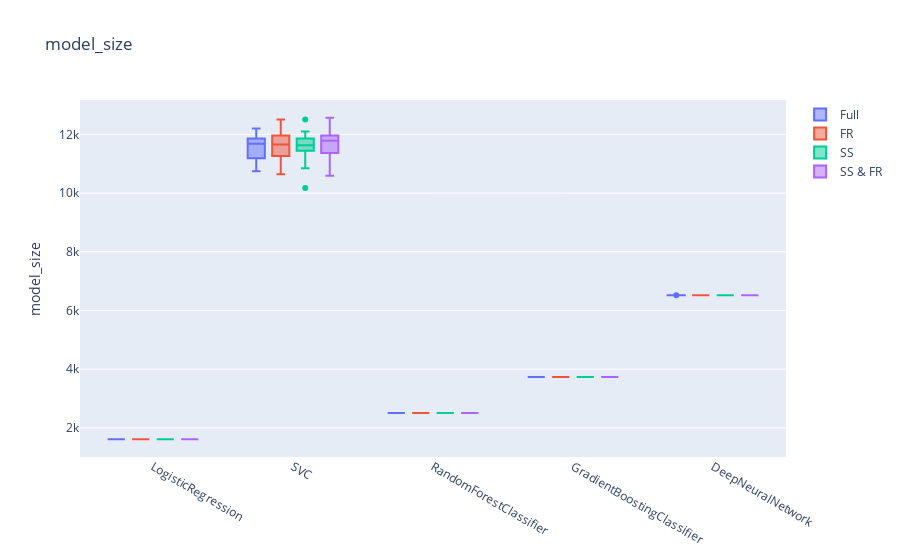

Notebook source saved alongside this figure:
### Code cell
make_plots('model_size')

### Figure 1 — Plotly figure (JSON) as saved in the notebook; plotly's stock layout.template omitted (floating-point values rounded to 4 significant figures)
{"data": [{"name": "Full", "type": "box", "x": ["LogisticRegression", "LogisticRegression", "LogisticRegression", "LogisticRegression", "LogisticRegression", "LogisticRegression", "LogisticRegression", "LogisticRegression", "LogisticRegression", "LogisticRegression", "LogisticRegression", "LogisticRegression", "LogisticRegression", "LogisticRegression", "LogisticRegression", "LogisticRegression", "LogisticRegression", "LogisticRegression", "LogisticRegression", "LogisticRegression", "SVC", "SVC", "SVC", "SVC", "SVC", "SVC", "SVC", "SVC", "SVC", "SVC", "SVC", "SVC", "SVC", "SVC", "SVC", "SVC", "SVC", "SVC", "SVC", "SVC", "RandomForestClassifier", "RandomForestClassifier", "RandomForestClassifier", "RandomForestClassifier", "RandomForestClassifier", "RandomForestClassifier", "RandomForestClassifier", "RandomForestClassifier", "RandomForestClassifier", "RandomForestClassifier", "RandomForestClassifier", "RandomForestClassifier", "RandomForestClassifier", "RandomForestClassifier", "RandomForestClassifier", "RandomForestClassifier", "RandomForestClassifier", "RandomForestClassifier", "RandomForestClassifier", "RandomForestClassifier", "GradientBoostingClassifier", "GradientBoostingClassifier", "GradientBoostingClassifier", "GradientBoostingClassifier", "GradientBoostingClassifier", "GradientBoostingClassifier", "GradientBoostingClassifier", "GradientBoostingClassifier", "GradientBoostingClassifier", "GradientBoostingClassifier", "GradientBoostingClassifier", "GradientBoostingClassifier", "GradientBoostingClassifier", "GradientBoostingClassifier", "GradientBoostingClassifier", "GradientBoostingClassifier", "GradientBoostingClassifier", "GradientBoostingClassifier", "GradientBoostingClassifier", "GradientBoostingClassifier", "DeepNeuralNetwork", "DeepNeuralNetwork", "DeepNeuralNetwork", "DeepNeuralNetwork", "DeepNeuralNetwork", "DeepNeuralNetwork", "DeepNeuralNetwork", "DeepNeuralNetwork", "DeepNeuralNetwork", "DeepNeuralNetwork", "DeepNeuralNetwork", "DeepNeuralNetwork", "DeepNeuralNetwork", "DeepNeuralNetwork", "DeepNeuralNetwork", "DeepNeuralNetwork", "DeepNeuralNetwork", "DeepNeuralNetwork", "DeepNeuralNetwork", "DeepNeuralNetwork"], "y": [1617, 1617, 1617, 1617, 1617, 1617, 1617, 1617, 1617, 1617, 1617, 1617, 1617, 1617, 1617, 1617, 1617, 1617, 1617, 1617, 12198, 11730, 11106, 12094, 11938, 11678, 11158, 11210, 11886, 11210, 11418, 10742, 11886, 11834, 11834, 10846, 11054, 11834, 11418, 11678, 2508, 2508, 2508, 2508, 2508, 2508, 2508, 2508, 2508, 2508, 2508, 2508, 2508, 2508, 2508, 2508, 2508, 2508, 2508, 2508, 3733, 3733, 3733, 3733, 3733, 3733, 3733, 3733, 3733, 3733, 3733, 3733, 3733, 3733, 3733, 3733, 3733, 3733, 3733, 3733, 6518, 6520, 6520, 6520, 6520, 6520, 6520, 6520, 6520, 6520, 6521, 6521, 6521, 6521, 6521, 6521, 6521, 6521, 6521, 6521]}, {"name": "FR", "type": "box", "x": ["LogisticRegression", "LogisticRegression", "LogisticRegression", "LogisticRegression", "LogisticRegression", "LogisticRegression", "LogisticRegression", "LogisticRegression", "LogisticRegression", "LogisticRegression", "LogisticRegression", "LogisticRegression", "LogisticRegression", "LogisticRegression", "LogisticRegression", "LogisticRegression", "LogisticRegression", "LogisticRegression", "LogisticRegression", "LogisticRegression", "SVC", "SVC", "SVC", "SVC", "SVC", "SVC", "SVC", "SVC", "SVC", "SVC", "SVC", "SVC", "SVC", "SVC", "SVC", "SVC", "SVC", "SVC", "SVC", "SVC", "RandomForestClassifier", "RandomForestClassifier", "RandomForestClassifier", "RandomForestClassifier", "RandomForestClassifier", "RandomForestClassifier", "RandomForestClassifier", "RandomForestClassifier", "RandomForestClassifier", "RandomForestClassifier", "RandomForestClassifier", "RandomForestClassifier", "RandomForestClassifier", "RandomForestClassifier", "RandomForestClassifier", "RandomForestClassifier", "RandomForestClassifier", "RandomForestClassifier", "RandomForestClassifier", "RandomForestClassifier", "GradientBoostingClassifier", "GradientBoostingClassifier", "GradientBoostingClassifier", "GradientBoostingClassifier", "GradientBoostingClassifier", "GradientBoostingClassifier", "GradientBoostingClassifier", "GradientBoostingClassifier", "GradientBoostingClassifier", "GradientBoostingClassifier", "GradientBoostingClassifier", "GradientBoostingClassifier", "GradientBoostingClassifier", "GradientBoostingClassifier", "GradientBoostingClassifier", "GradientBoostingClassifier", "GradientBoostingClassifier", "GradientBoostingClassifier", "GradientBoostingClassifier", "GradientBoostingClassifier", "DeepNeuralNetwork", "DeepNeuralNetwork", "DeepNeuralNetwork", "DeepNeuralNetwork", "DeepNeuralNetwork", "DeepNeuralNetwork", "DeepNeuralNetwork", "DeepNeuralNetwork", "DeepNeuralNetwork", "DeepNeuralNetwork", "DeepNeuralNetwork", "DeepNeuralNetwork", "DeepNeuralNetwork", "DeepNeuralNetwork", "DeepNeuralNetwork", "DeepNeuralNetwork", "DeepNeuralNetwork", "DeepNeuralNetwork", "DeepNeuralNetwork", "DeepNeuralNetwork"], "y": [1617, 1617, 1617, 1617, 1617, 1617, 1617, 1617, 1617, 1617, 1617, 1617, 1617, 1617, 1617, 1617, 1617, 1617, 1617, 1617, 11678, 11678, 11626, 11262, 10638, 12302, 11418, 11938, 11262, 11262, 11782, 12510, 11574, 11158, 12094, 12198, 11366, 11678, 11158, 11990, 2508, 2508, 2508, 2508, 2508, 2508, 2508, 2508, 2508, 2508, 2508, 2508, 2508, 2508, 2508, 2508, 2508, 2508, 2508, 2508, 3733, 3733, 3733, 3733, 3733, 3733, 3733, 3733, 3733, 3733, 3733, 3733, 3733, 3733, 3733, 3733, 3733, 3733, 3733, 3733, 6521, 6521, 6521, 6521, 6521, 6521, 6521, 6521, 6521, 6521, 6521, 6521, 6521, 6521, 6521, 6521, 6521, 6521, 6521, 6521]}, {"name": "SS", "type": "box", "x": ["LogisticRegression", "LogisticRegression", "LogisticRegression", "LogisticRegression", "LogisticRegression", "LogisticRegression", "LogisticRegression", "LogisticRegression", "LogisticRegression", "LogisticRegression", "LogisticRegression", "LogisticRegression", "LogisticRegression", "LogisticRegression", "LogisticRegression", "LogisticRegression", "LogisticRegression", "LogisticRegression", "LogisticRegression", "LogisticRegression", "SVC", "SVC", "SVC", "SVC", "SVC", "SVC", "SVC", "SVC", "SVC", "SVC", "SVC", "SVC", "SVC", "SVC", "SVC", "SVC", "SVC", "SVC", "SVC", "SVC", "RandomForestClassifier", "RandomForestClassifier", "RandomForestClassifier", "RandomForestClassifier", "RandomForestClassifier", "RandomForestClassifier", "RandomForestClassifier", "RandomForestClassifier", "RandomForestClassifier", "RandomForestClassifier", "RandomForestClassifier", "RandomForestClassifier", "RandomForestClassifier", "RandomForestClassifier", "RandomForestClassifier", "RandomForestClassifier", "RandomForestClassifier", "RandomForestClassifier", "RandomForestClassifier", "RandomForestClassifier", "GradientBoostingClassifier", "GradientBoostingClassifier", "GradientBoostingClassifier", "GradientBoostingClassifier", "GradientBoostingClassifier", "GradientBoostingClassifier", "GradientBoostingClassifier", "GradientBoostingClassifier", "GradientBoostingClassifier", "GradientBoostingClassifier", "GradientBoostingClassifier", "GradientBoostingClassifier", "GradientBoostingClassifier", "GradientBoostingClassifier", "GradientBoostingClassifier", "GradientBoostingClassifier", "GradientBoostingClassifier", "GradientBoostingClassifier", "GradientBoostingClassifier", "GradientBoostingClassifier", "DeepNeuralNetwork", "DeepNeuralNetwork", "DeepNeuralNetwork", "DeepNeuralNetwork", "DeepNeuralNetwork", "DeepNeuralNetwork", "DeepNeuralNetwork", "DeepNeuralNetwork", "DeepNeuralNetwork", "DeepNeuralNetwork", "DeepNeuralNetwork", "DeepNeuralNetwork", "DeepNeuralNetwork", "DeepNeuralNetwork", "DeepNeuralNetwork", "DeepNeuralNetwork", "DeepNeuralNetwork", "DeepNeuralNetwork", "DeepNeuralNetwork", "DeepNeuralNetwork"], "y": [1617, 1617, 1617, 1617, 1617, 1617, 1617, 1617, 1617, 1617, 1617, 1617, 1617, 1617, 1617, 1617, 1617, 1617, 1617, 1617, 11990, 11574, 11730, 11158, 11470, 12094, 11418, 11886, 11834, 11886, 11574, 11522, 10846, 11678, 11574, 11366, 11834, 12510, 10170, 11782, 2508, 2508, 2508, 2508, 2508, 2508, 2508, 2508, 2508, 2508, 2508, 2508, 2508, 2508, 2508, 2508, 2508, 2508, 2508, 2508, 3733, 3733, 3733, 3733, 3733, 3733, 3733, 3733, 3733, 3733, 3733, 3733, 3733, 3733, 3733, 3733, 3733, 3733, 3733, 3733, 6521, 6521, 6521, 6521, 6521, 6521, 6521, 6521, 6521, 6521, 6521, 6521, 6521, 6521, 6521, 6521, 6521, 6521, 6521, 6521]}, {"name": "SS & FR", "type": "box", "x": ["LogisticRegression", "LogisticRegression", "LogisticRegression", "LogisticRegression", "LogisticRegression", "LogisticRegression", "LogisticRegression", "LogisticRegression", "LogisticRegression", "LogisticRegression", "LogisticRegression", "LogisticRegression", "LogisticRegression", "LogisticRegression", "LogisticRegression", "LogisticRegression", "LogisticRegression", "LogisticRegression", "LogisticRegression", "LogisticRegression", "SVC", "SVC", "SVC", "SVC", "SVC", "SVC", "SVC", "SVC", "SVC", "SVC", "SVC", "SVC", "SVC", "SVC", "SVC", "SVC", "SVC", "SVC", "SVC", "SVC", "RandomForestClassifier", "RandomForestClassifier", "RandomForestClassifier", "RandomForestClassifier", "RandomForestClassifier", "RandomForestClassifier", "RandomForestClassifier", "RandomForestClassifier", "RandomForestClassifier", "RandomForestClassifier", "RandomForestClassifier", "RandomForestClassifier", "RandomForestClassifier", "RandomForestClassifier", "RandomForestClassifier", "RandomForestClassifier", "RandomForestClassifier", "RandomForestClassifier", "RandomForestClassifier", "RandomForestClassifier", "GradientBoostingClassifier", "GradientBoostingClassifier", "GradientBoostingClassifier", "GradientBoostingClassifier", "GradientBoostingClassifier", "GradientBoostingClassifier", "GradientBoostingClassifier", "GradientBoostingClassifier", "GradientBoostingClassifier", "GradientBoostingClassifier", "GradientBoostingClassifier", "GradientBoostingClassifier", "GradientBoostingClassifier", "GradientBoostingClassifier", "GradientBoostingClassifier", "GradientBoostingClassifier", "GradientBoostingClassifier", "GradientBoostingClassifier", "GradientBoostingClassifier", "GradientBoostingClassifier", "DeepNeuralNetwork", "DeepNeuralNetwork", "DeepNeuralNetwork", "DeepNeuralNetwork", "DeepNeuralNetwork", "DeepNeuralNetwork", "DeepNeuralNetwork", "DeepNeuralNetwork", "DeepNeuralNetwork", "DeepNeuralNetwork", "DeepNeuralNetwork", "DeepNeuralNetwork", "DeepNeuralNetwork", "DeepNeuralNetwork", "DeepNeuralNetwork", "DeepNeuralNetwork", "DeepNeuralNetwork", "DeepNeuralNetwork", "DeepNeuralNetwork", "DeepNeuralNetwork"], "y": [1617, 1617, 1617, 1617, 1617, 1617, 1617, 1617, 1617, 1617, 1617, 1617, 1617, 1617, 1617, 1617, 1617, 1617, 1617, 1617, 11366, 12250, 10586, 11834, 11314, 11418, 11418, 11938, 11106, 11366, 11470, 11834, 11782, 11990, 12198, 11782, 11834, 12406, 11366, 12562, 2508, 2508, 2508, 2508, 2508, 2508, 2508, 2508, 2508, 2508, 2508, 2508, 2508, 2508, 2508, 2508, 2508, 2508, 2508, 2508, 3733, 3733, 3733, 3733, 3733, 3733, 3733, 3733, 3733, 3733, 3733, 3733, 3733, 3733, 3733, 3733, 3733, 3733, 3733, 3733, 6521, 6521, 6521, 6521, 6521, 6521, 6521, 6521, 6521, 6521, 6521, 6521, 6521, 6521, 6521, 6521, 6521, 6521, 6521, 6521]}], "layout": {"boxmode": "group", "title": {"text": "model_size"}, "yaxis": {"title": {"text": "model_size"}}}}
